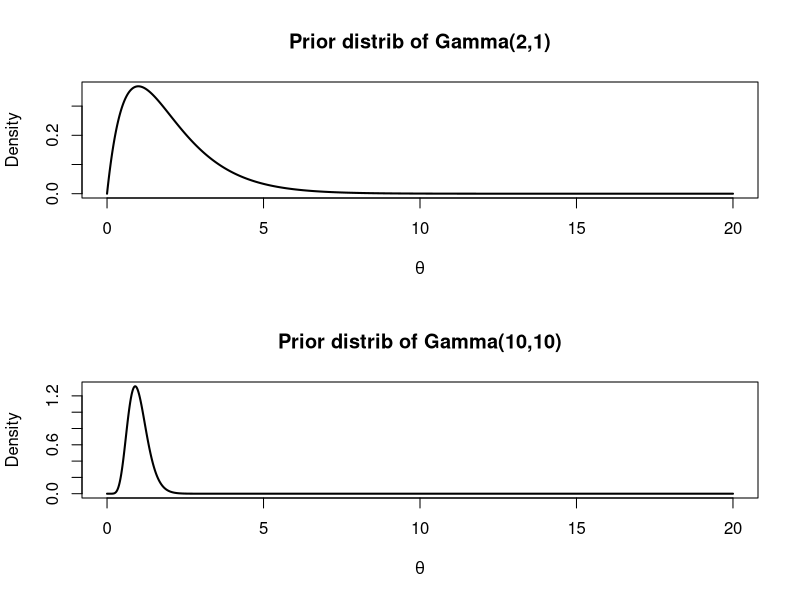

Generate this figure with R: (Note: this script raises an error after producing the figure.)
## a) Exp model with Gamma prior. Which prior is more informative, Gamma(2,1) or Gamma(10,10)?

thetaGrid=seq(0,20,0.01)
par(mfrow=c(2,1))
plot(thetaGrid, dgamma(thetaGrid, 2, 1), type="l", lwd=2, main="Prior distrib of Gamma(2,1)", xlab=expression(theta),
     ylab="Density")
plot(thetaGrid, dgamma(thetaGrid, 10, 10), type="l", lwd=2, main="Prior distrib of Gamma(10,10)", xlab=expression(theta),
     ylab="Density")
par(mfrow=c(1,1))

## As seen in the graph the prior for theta in the plot below is more informative since it has a tighter peak than
## the graph above it. This means that it is more probable that theta is a specific value whereas in the above plot
## the probability is more spread over a larger interval of possible theta values. 

## b) Compute marginal likelihood for the two models. 

data=cellphones

margLikelihood = function(data, alpha, beta) {
  n=length(data)
  nominator=beta^alpha*gamma(alpha+n)
  denominator=gamma(alpha)*(beta+sum(data))^(alpha+n)
  return(nominator/denominator)
}

margLike1=margLikelihood(data, 2, 1)
margLike2=margLikelihood(data, 10, 10)
postModel1=margLike1*0.5
postModel2=margLike2*0.5
postModel1_norm=postModel1/sum(c(postModel1, postModel2))
postModel2_norm=postModel2/sum(c(postModel1, postModel2))

## Model 1 is more probable and should be chosen!

## c) Compute 90 % posterior predictive interval of x~ given the cellphones dataset. 

predLikelihood = function(data, alpha, beta, xTilde) {
  n=length(data)
  nominator=(beta+sum(data))^(alpha+n)
  denominator=(beta+xTilde+sum(data))^(alpha+n+1)
  return(nominator*(alpha+n)/denominator)
}

xTilde=seq(0,20, 0.01)
xTilde1=sapply(xTilde, predLikelihood, data=data, alpha=2, beta=1)
xTilde2=sapply(xTilde, predLikelihood, data=data, alpha=10, beta=10)
post_xTilde=postModel1_norm*xTilde1+postModel2_norm*xTilde2  

ndraws = 1000000
xTildeDraws = rep(0,ndraws)
for(i in 1:ndraws){
  M = rbinom(1,1,postModel2_norm) + 1 # Simulate which model to use
  if(M==1){
    theta = rgamma(1,shape=2+length(x),rate=1+sum(x))
  } else {
    theta = rgamma(1,shape=10+length(x),rate=10+sum(x))
  }
  xTildeDraws[i] = rexp(1,theta)
}

print(quantile(xTildeDraws,probs = c(.05,.95)))
hist(xTildeDraws, freq=FALSE, breaks=1000)
lines(xTilde, post_xTilde, type="l", lwd=2, col="red")
plot(xTilde, post_xTilde, type="l", lwd=2)
